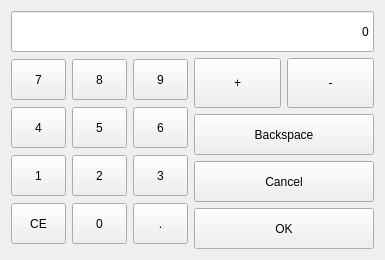
<?xml version="1.0" encoding="UTF-8"?>
<ui version="4.0">
 <class>VirtualNumericKeypadDialog</class>
 <widget class="QDialog" name="VirtualNumericKeypadDialog">
  <property name="geometry">
   <rect>
    <x>0</x>
    <y>0</y>
    <width>385</width>
    <height>260</height>
   </rect>
  </property>
  <property name="windowTitle">
   <string>Keyboard</string>
  </property>
  <property name="windowIcon">
   <iconset resource="../../resource.qrc">
    <normaloff>:/resource/parameter.png</normaloff>:/resource/parameter.png</iconset>
  </property>
  <layout class="QVBoxLayout" name="verticalLayout_2">
   <item>
    <widget class="QLineEdit" name="displayLineEdit">
     <property name="sizePolicy">
      <sizepolicy hsizetype="Expanding" vsizetype="Preferred">
       <horstretch>0</horstretch>
       <verstretch>0</verstretch>
      </sizepolicy>
     </property>
     <property name="minimumSize">
      <size>
       <width>0</width>
       <height>36</height>
      </size>
     </property>
     <property name="focusPolicy">
      <enum>Qt::NoFocus</enum>
     </property>
     <property name="contextMenuPolicy">
      <enum>Qt::DefaultContextMenu</enum>
     </property>
     <property name="layoutDirection">
      <enum>Qt::LeftToRight</enum>
     </property>
     <property name="text">
      <string>0</string>
     </property>
     <property name="alignment">
      <set>Qt::AlignRight|Qt::AlignTrailing|Qt::AlignVCenter</set>
     </property>
    </widget>
   </item>
   <item>
    <layout class="QHBoxLayout" name="horizontalLayout_2">
     <item>
      <layout class="QGridLayout" name="numericLayout">
       <property name="spacing">
        <number>6</number>
       </property>
       <item row="0" column="0">
        <widget class="QToolButton" name="num7ToolButton">
         <property name="sizePolicy">
          <sizepolicy hsizetype="Expanding" vsizetype="Expanding">
           <horstretch>0</horstretch>
           <verstretch>0</verstretch>
          </sizepolicy>
         </property>
         <property name="minimumSize">
          <size>
           <width>55</width>
           <height>41</height>
          </size>
         </property>
         <property name="maximumSize">
          <size>
           <width>55</width>
           <height>41</height>
          </size>
         </property>
         <property name="focusPolicy">
          <enum>Qt::NoFocus</enum>
         </property>
         <property name="text">
          <string notr="true">7</string>
         </property>
         <attribute name="buttonGroup">
          <string notr="true">numericButtonGroup</string>
         </attribute>
        </widget>
       </item>
       <item row="0" column="1">
        <widget class="QToolButton" name="num8ToolButton">
         <property name="sizePolicy">
          <sizepolicy hsizetype="Expanding" vsizetype="Expanding">
           <horstretch>0</horstretch>
           <verstretch>0</verstretch>
          </sizepolicy>
         </property>
         <property name="minimumSize">
          <size>
           <width>55</width>
           <height>41</height>
          </size>
         </property>
         <property name="maximumSize">
          <size>
           <width>55</width>
           <height>41</height>
          </size>
         </property>
         <property name="focusPolicy">
          <enum>Qt::NoFocus</enum>
         </property>
         <property name="text">
          <string notr="true">8</string>
         </property>
         <attribute name="buttonGroup">
          <string notr="true">numericButtonGroup</string>
         </attribute>
        </widget>
       </item>
       <item row="0" column="2">
        <widget class="QToolButton" name="num9ToolButton">
         <property name="sizePolicy">
          <sizepolicy hsizetype="Expanding" vsizetype="Expanding">
           <horstretch>0</horstretch>
           <verstretch>0</verstretch>
          </sizepolicy>
         </property>
         <property name="minimumSize">
          <size>
           <width>55</width>
           <height>41</height>
          </size>
         </property>
         <property name="maximumSize">
          <size>
           <width>55</width>
           <height>41</height>
          </size>
         </property>
         <property name="focusPolicy">
          <enum>Qt::NoFocus</enum>
         </property>
         <property name="text">
          <string notr="true">9</string>
         </property>
         <attribute name="buttonGroup">
          <string notr="true">numericButtonGroup</string>
         </attribute>
        </widget>
       </item>
       <item row="1" column="0">
        <widget class="QToolButton" name="num4ToolButton">
         <property name="sizePolicy">
          <sizepolicy hsizetype="Expanding" vsizetype="Expanding">
           <horstretch>0</horstretch>
           <verstretch>0</verstretch>
          </sizepolicy>
         </property>
         <property name="minimumSize">
          <size>
           <width>55</width>
           <height>41</height>
          </size>
         </property>
         <property name="maximumSize">
          <size>
           <width>55</width>
           <height>41</height>
          </size>
         </property>
         <property name="focusPolicy">
          <enum>Qt::NoFocus</enum>
         </property>
         <property name="text">
          <string notr="true">4</string>
         </property>
         <attribute name="buttonGroup">
          <string notr="true">numericButtonGroup</string>
         </attribute>
        </widget>
       </item>
       <item row="1" column="1">
        <widget class="QToolButton" name="num5ToolButton">
         <property name="sizePolicy">
          <sizepolicy hsizetype="Expanding" vsizetype="Expanding">
           <horstretch>0</horstretch>
           <verstretch>0</verstretch>
          </sizepolicy>
         </property>
         <property name="minimumSize">
          <size>
           <width>55</width>
           <height>41</height>
          </size>
         </property>
         <property name="maximumSize">
          <size>
           <width>55</width>
           <height>41</height>
          </size>
         </property>
         <property name="focusPolicy">
          <enum>Qt::NoFocus</enum>
         </property>
         <property name="text">
          <string notr="true">5</string>
         </property>
         <attribute name="buttonGroup">
          <string notr="true">numericButtonGroup</string>
         </attribute>
        </widget>
       </item>
       <item row="1" column="2">
        <widget class="QToolButton" name="num6ToolButton">
         <property name="sizePolicy">
          <sizepolicy hsizetype="Expanding" vsizetype="Expanding">
           <horstretch>0</horstretch>
           <verstretch>0</verstretch>
          </sizepolicy>
         </property>
         <property name="minimumSize">
          <size>
           <width>55</width>
           <height>41</height>
          </size>
         </property>
         <property name="maximumSize">
          <size>
           <width>55</width>
           <height>41</height>
          </size>
         </property>
         <property name="focusPolicy">
          <enum>Qt::NoFocus</enum>
         </property>
         <property name="text">
          <string notr="true">6</string>
         </property>
         <attribute name="buttonGroup">
          <string notr="true">numericButtonGroup</string>
         </attribute>
        </widget>
       </item>
       <item row="2" column="0">
        <widget class="QToolButton" name="num1ToolButton">
         <property name="sizePolicy">
          <sizepolicy hsizetype="Expanding" vsizetype="Expanding">
           <horstretch>0</horstretch>
           <verstretch>0</verstretch>
          </sizepolicy>
         </property>
         <property name="minimumSize">
          <size>
           <width>55</width>
           <height>41</height>
          </size>
         </property>
         <property name="maximumSize">
          <size>
           <width>55</width>
           <height>41</height>
          </size>
         </property>
         <property name="focusPolicy">
          <enum>Qt::NoFocus</enum>
         </property>
         <property name="text">
          <string notr="true">1</string>
         </property>
         <attribute name="buttonGroup">
          <string notr="true">numericButtonGroup</string>
         </attribute>
        </widget>
       </item>
       <item row="2" column="1">
        <widget class="QToolButton" name="num2ToolButton">
         <property name="sizePolicy">
          <sizepolicy hsizetype="Expanding" vsizetype="Expanding">
           <horstretch>0</horstretch>
           <verstretch>0</verstretch>
          </sizepolicy>
         </property>
         <property name="minimumSize">
          <size>
           <width>55</width>
           <height>41</height>
          </size>
         </property>
         <property name="maximumSize">
          <size>
           <width>55</width>
           <height>41</height>
          </size>
         </property>
         <property name="focusPolicy">
          <enum>Qt::NoFocus</enum>
         </property>
         <property name="text">
          <string notr="true">2</string>
         </property>
         <attribute name="buttonGroup">
          <string notr="true">numericButtonGroup</string>
         </attribute>
        </widget>
       </item>
       <item row="2" column="2">
        <widget class="QToolButton" name="num3ToolButton">
         <property name="sizePolicy">
          <sizepolicy hsizetype="Expanding" vsizetype="Expanding">
           <horstretch>0</horstretch>
           <verstretch>0</verstretch>
          </sizepolicy>
         </property>
         <property name="minimumSize">
          <size>
           <width>55</width>
           <height>41</height>
          </size>
         </property>
         <property name="maximumSize">
          <size>
           <width>55</width>
           <height>41</height>
          </size>
         </property>
         <property name="focusPolicy">
          <enum>Qt::NoFocus</enum>
         </property>
         <property name="text">
          <string notr="true">3</string>
         </property>
         <attribute name="buttonGroup">
          <string notr="true">numericButtonGroup</string>
         </attribute>
        </widget>
       </item>
       <item row="3" column="0">
        <widget class="QToolButton" name="clearToolButton">
         <property name="sizePolicy">
          <sizepolicy hsizetype="Expanding" vsizetype="Expanding">
           <horstretch>0</horstretch>
           <verstretch>0</verstretch>
          </sizepolicy>
         </property>
         <property name="minimumSize">
          <size>
           <width>55</width>
           <height>41</height>
          </size>
         </property>
         <property name="maximumSize">
          <size>
           <width>55</width>
           <height>41</height>
          </size>
         </property>
         <property name="focusPolicy">
          <enum>Qt::NoFocus</enum>
         </property>
         <property name="text">
          <string>CE</string>
         </property>
        </widget>
       </item>
       <item row="3" column="1">
        <widget class="QToolButton" name="num0ToolButton">
         <property name="sizePolicy">
          <sizepolicy hsizetype="Expanding" vsizetype="Expanding">
           <horstretch>0</horstretch>
           <verstretch>0</verstretch>
          </sizepolicy>
         </property>
         <property name="minimumSize">
          <size>
           <width>55</width>
           <height>41</height>
          </size>
         </property>
         <property name="maximumSize">
          <size>
           <width>55</width>
           <height>41</height>
          </size>
         </property>
         <property name="focusPolicy">
          <enum>Qt::NoFocus</enum>
         </property>
         <property name="text">
          <string notr="true">0</string>
         </property>
         <attribute name="buttonGroup">
          <string notr="true">numericButtonGroup</string>
         </attribute>
        </widget>
       </item>
       <item row="3" column="2">
        <widget class="QToolButton" name="pointToolButton">
         <property name="sizePolicy">
          <sizepolicy hsizetype="Expanding" vsizetype="Expanding">
           <horstretch>0</horstretch>
           <verstretch>0</verstretch>
          </sizepolicy>
         </property>
         <property name="minimumSize">
          <size>
           <width>55</width>
           <height>41</height>
          </size>
         </property>
         <property name="maximumSize">
          <size>
           <width>55</width>
           <height>41</height>
          </size>
         </property>
         <property name="focusPolicy">
          <enum>Qt::NoFocus</enum>
         </property>
         <property name="text">
          <string>.</string>
         </property>
         <attribute name="buttonGroup">
          <string notr="true">numericButtonGroup</string>
         </attribute>
        </widget>
       </item>
      </layout>
     </item>
     <item>
      <layout class="QVBoxLayout" name="verticalLayout">
       <item>
        <layout class="QHBoxLayout" name="horizontalLayout">
         <item>
          <widget class="QPushButton" name="addButton">
           <property name="sizePolicy">
            <sizepolicy hsizetype="Preferred" vsizetype="Preferred">
             <horstretch>0</horstretch>
             <verstretch>0</verstretch>
            </sizepolicy>
           </property>
           <property name="minimumSize">
            <size>
             <width>0</width>
             <height>41</height>
            </size>
           </property>
           <property name="maximumSize">
            <size>
             <width>16777215</width>
             <height>50</height>
            </size>
           </property>
           <property name="focusPolicy">
            <enum>Qt::NoFocus</enum>
           </property>
           <property name="text">
            <string>+</string>
           </property>
          </widget>
         </item>
         <item>
          <widget class="QPushButton" name="minusToolButton">
           <property name="sizePolicy">
            <sizepolicy hsizetype="Preferred" vsizetype="Preferred">
             <horstretch>0</horstretch>
             <verstretch>0</verstretch>
            </sizepolicy>
           </property>
           <property name="minimumSize">
            <size>
             <width>0</width>
             <height>41</height>
            </size>
           </property>
           <property name="maximumSize">
            <size>
             <width>16777215</width>
             <height>50</height>
            </size>
           </property>
           <property name="focusPolicy">
            <enum>Qt::NoFocus</enum>
           </property>
           <property name="text">
            <string>-</string>
           </property>
          </widget>
         </item>
        </layout>
       </item>
       <item>
        <widget class="QPushButton" name="backspaceToolButton">
         <property name="sizePolicy">
          <sizepolicy hsizetype="Expanding" vsizetype="Expanding">
           <horstretch>0</horstretch>
           <verstretch>0</verstretch>
          </sizepolicy>
         </property>
         <property name="minimumSize">
          <size>
           <width>0</width>
           <height>41</height>
          </size>
         </property>
         <property name="maximumSize">
          <size>
           <width>16777215</width>
           <height>41</height>
          </size>
         </property>
         <property name="focusPolicy">
          <enum>Qt::NoFocus</enum>
         </property>
         <property name="text">
          <string>Backspace</string>
         </property>
        </widget>
       </item>
       <item>
        <widget class="QPushButton" name="cancelToolButton">
         <property name="sizePolicy">
          <sizepolicy hsizetype="Expanding" vsizetype="Expanding">
           <horstretch>0</horstretch>
           <verstretch>0</verstretch>
          </sizepolicy>
         </property>
         <property name="minimumSize">
          <size>
           <width>0</width>
           <height>41</height>
          </size>
         </property>
         <property name="maximumSize">
          <size>
           <width>16777215</width>
           <height>41</height>
          </size>
         </property>
         <property name="focusPolicy">
          <enum>Qt::NoFocus</enum>
         </property>
         <property name="text">
          <string>Cancel</string>
         </property>
        </widget>
       </item>
       <item>
        <widget class="QPushButton" name="okToolButton">
         <property name="sizePolicy">
          <sizepolicy hsizetype="Expanding" vsizetype="Expanding">
           <horstretch>0</horstretch>
           <verstretch>0</verstretch>
          </sizepolicy>
         </property>
         <property name="minimumSize">
          <size>
           <width>0</width>
           <height>41</height>
          </size>
         </property>
         <property name="maximumSize">
          <size>
           <width>16777215</width>
           <height>41</height>
          </size>
         </property>
         <property name="focusPolicy">
          <enum>Qt::NoFocus</enum>
         </property>
         <property name="text">
          <string>OK</string>
         </property>
        </widget>
       </item>
      </layout>
     </item>
    </layout>
   </item>
  </layout>
 </widget>
 <resources>
  <include location="../../resource.qrc"/>
  <include location="../../resource.qrc"/>
  <include location="../../resource.qrc"/>
  <include location="../../resource.qrc"/>
  <include location="../../resource.qrc"/>
 </resources>
 <connections/>
 <buttongroups>
  <buttongroup name="numericButtonGroup"/>
 </buttongroups>
</ui>
